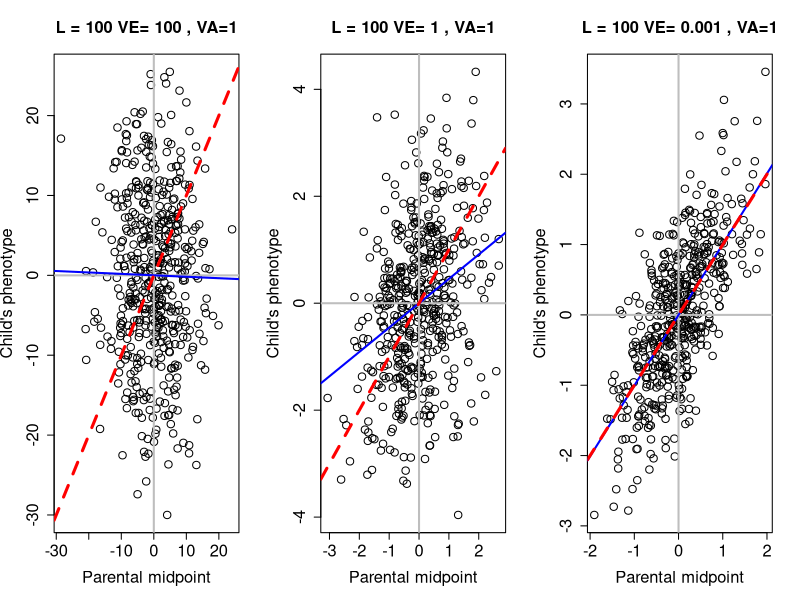
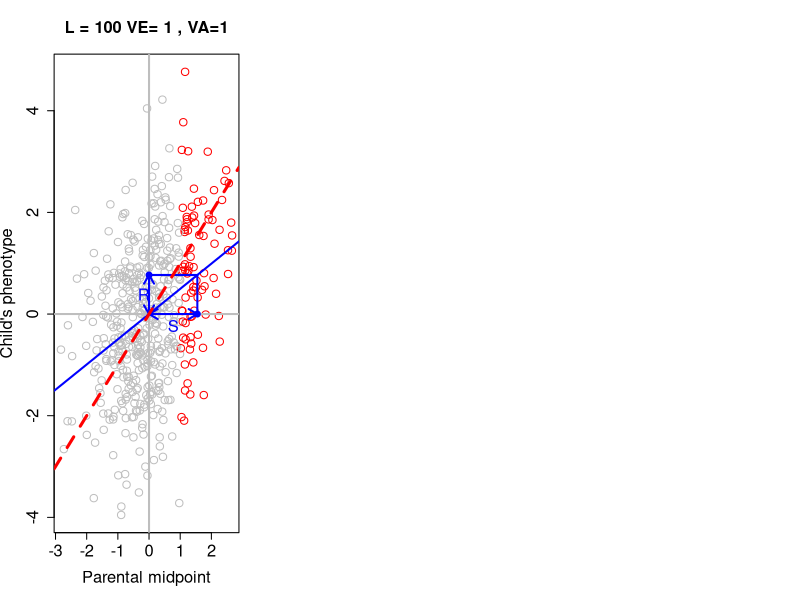

Recreate these plots in R, in order.


##Paste this in first
par.off.corr<-function(L=20, environ.var,Num_inds=1000,print.slope=FALSE,sel.cutoff=FALSE){
	##Quantitative genetics sims
	allele.freq<-0.5   ###each locus is assumed to have the same allele frequencies. This is just to simplify the coding, in reality these results work when each locus has its own frequency (and the coding wouldn't be too much harder). 
	 
	 
	
	##MAKE A MUM
	## For each mother, at each locus we draw an allele (either 0 or 1) from the population allele frequency. 
	##We do this twice for each mother two represent the two haplotypes in the mother 
	mum.hap.1<-replicate(Num_inds, rbinom(L,1,allele.freq) )
	mum.hap.2<-replicate(Num_inds, rbinom(L,1,allele.freq) )
	##type mum.hap.1[,1] to see the 1st mothers 1st haplotype
	
	##Each mothers genotype at each locus is either 0,1,2
	mum.geno<-mum.hap.1+mum.hap.2
	
	additive.genetic<-colSums(mum.geno)
	genetic.sd<-sd(additive.genetic)
	mean.genetic<-mean(additive.genetic)
	
	additive.genetic<-additive.genetic / sd(additive.genetic)
	mum.pheno<- additive.genetic + rnorm(Num_inds,sd=sqrt(environ.var))
	mum.pheno<-mum.pheno-mean(mum.pheno)
	
	
	
	##MAKE A DAD (same code as make a mum, only said in a deeper voice)
	dad.hap.1<-replicate(Num_inds, rbinom(L,1,allele.freq) )
	dad.hap.2<-replicate(Num_inds, rbinom(L,1,allele.freq) )
	dad.geno<-dad.hap.1+dad.hap.2
	
	
	additive.genetic<-colSums(dad.geno)
	additive.genetic<-additive.genetic / sd(additive.genetic)
	dad.pheno<- additive.genetic + rnorm(Num_inds,sd=sqrt(environ.var))
	dad.pheno<-dad.pheno-mean(dad.pheno)
	
	### Make a child
	child.geno<-dad.hap.1+mum.hap.1 ##1 haplotype from mum 1 haplotype from dad
	
	additive.genetic<-colSums(child.geno)
	additive.genetic<-additive.genetic / sd(additive.genetic)
	child.pheno<- additive.genetic + rnorm(Num_inds,sd=sqrt(environ.var))
	child.pheno<-child.pheno-mean(child.pheno)
	
	
	
	##Calculate midpoints, linear model and plots
	
	parental.midpoint<-(mum.pheno+dad.pheno)/2 ##avg. parents
	
	lm(child.pheno~parental.midpoint) ##linear model between child and mid point
								##the slope of this line is the narrow sense heritability.
	
	# plot parental midpoint against offsprings phenotype.
	#layout(1) ###done in case this is run after the code with 3 plots
	if(sel.cutoff){
		plot(parental.midpoint,child.pheno,xlab="Parental midpoint",ylab="Child's phenotype",cex=1.5,cex.axis=1.5,cex.main=1.5,cex.lab=1.5,main=paste("L =",L,"VE=",environ.var,", VA=1"),col=ifelse(parental.midpoint>1,"red","grey"))
	}else{
		plot(parental.midpoint,child.pheno,xlab="Parental midpoint",ylab="Child's phenotype",cex=1.5,cex.axis=1.5,cex.main=1.5,cex.lab=1.5,main=paste("L =",L,"VE=",environ.var,", VA=1"))
	}
	## plot the regression in red
	abline(h=0,col="grey",lwd=2)
	abline(v=0,col="grey",lwd=2)
	 abline(lm(child.pheno~parental.midpoint),col="blue",lwd=2)
	
	
	
	my.slope<-lm(child.pheno~parental.midpoint)$coeff[2]
	
	if(sel.cutoff){
		sel.child.mean<-mean(child.pheno[parental.midpoint>1])
		sel.par.mean<-mean(parental.midpoint[parental.midpoint>1]);
		points(sel.par.mean,0,col="blue",pch=19,cex=1.2)
		pred.sel.child<-my.slope*sel.par.mean
		points(0,pred.sel.child,col="blue",pch=19,cex=1.2)
		lines(c(0,sel.par.mean), rep(pred.sel.child,2),col="blue",lwd=2)
		lines(rep(sel.par.mean,2), c(0,pred.sel.child),col="blue",lwd=2)
		arrows(x0=0,x1=0,y0=0,y1=pred.sel.child,col="blue",lwd=2,length=0.1,code=3)
		arrows(x0=0,x1=sel.par.mean,y0=0,y1=0,col="blue",lwd=2,length=0.1,code=3)
		text(x=sel.par.mean/2,y=min(child.pheno)*0.06,"S",cex=1.5,col="blue")
		text(x=min(parental.midpoint)*0.06,y=pred.sel.child/2,"R",cex=1.5,col="blue")
	}
	
	if(print.slope) text(x=min(parental.midpoint)*.8,y=max(child.pheno)*.9,label=paste("slope= ",format(my.slope,digit=3)),col="red",lwd=4,cex=1.5)
	
	abline(0,1,col="red",lwd=3,lty=2)
 	recover()
 }
 

layout(t(1:3))
par.off.corr(L=100, environ.var=100,Num_inds=500)  #,print.slope=TRUE)
par.off.corr(L=100, environ.var=1,Num_inds=500) #,print.slope=TRUE)
par.off.corr(L=100, environ.var=0.001,Num_inds=500) #,print.slope=TRUE)
dev.copy2pdf(file="~/Dropbox/Courses/Popgen_teaching_Notes/figures/QT.pdf")



par.off.corr(L=100, environ.var=1,Num_inds=500, sel.cutoff=1) #,print.slope=TRUE)
dev.copy2pdf(file="~/Dropbox/Courses/Popgen_teaching_Notes/figures/Breeders_eqn.pdf")


#for(environ.var in c(0.00001,0.5,1,2)){
#png(file=paste("parent_offspring_regression_varg_1_vare_",format(environ.var,dig=1),".png",sep=""))
# par.off.corr(L=200, environ.var=environ.var,print.slope=TRUE)
#dev.off()
# }
 

 
 